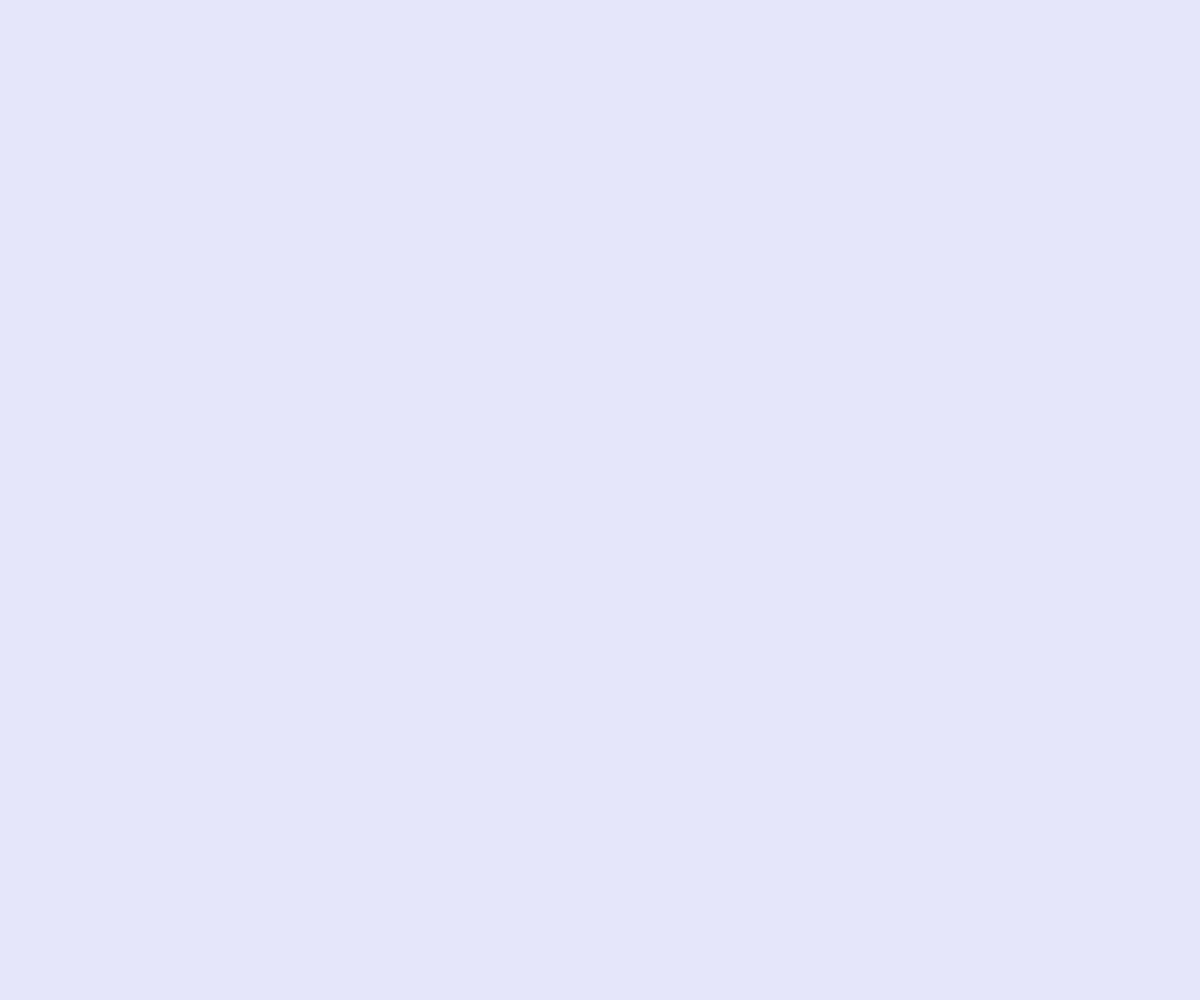
Frame 1 (no input)
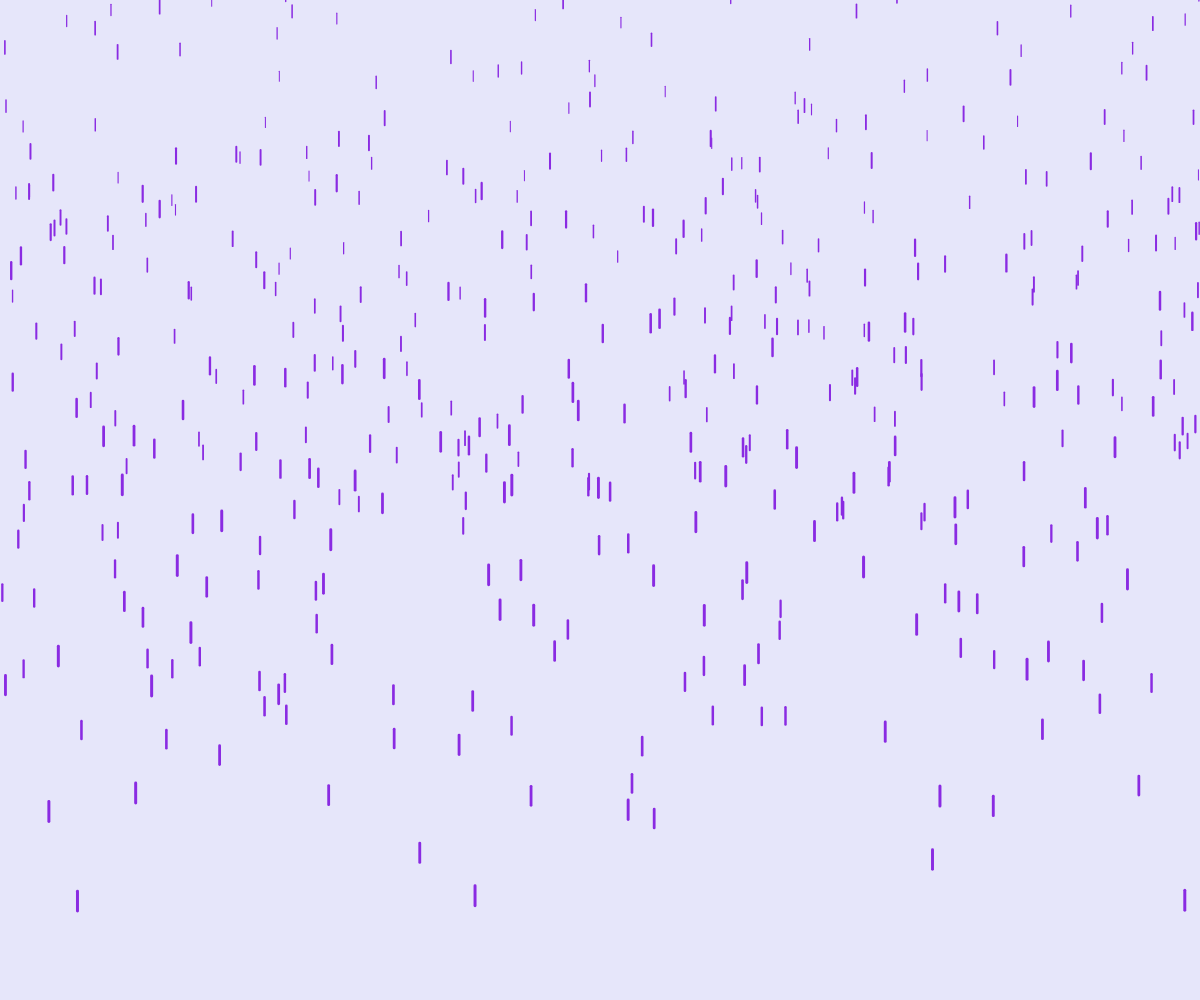
Frame 60 (no input)
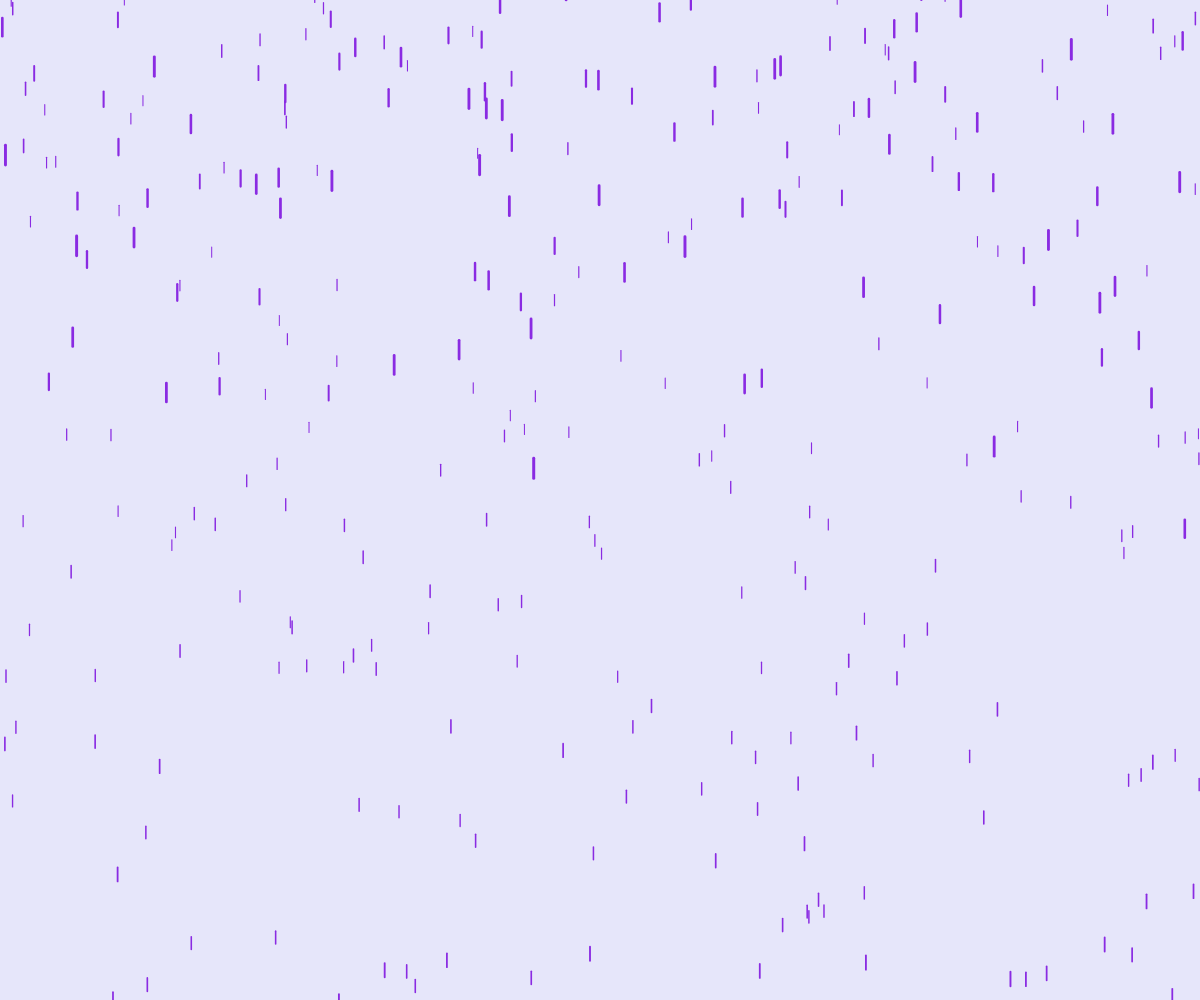
Frame 120 (the mouse pressed at the canvas centre since frame 60)

The p5.js sketch that drew these frames (run headless with seeded random() and noise() and a simulated clock; from frame 60 on, the mouse is pressed at the canvas centre):

// p5.js sketch
// ── sketch.js
const drops = [];
const dropsCount = 500;
function setup() {
  createCanvas(window.innerWidth, window.innerHeight);
  for (let i = 0; i < dropsCount; i++) {
    drops[i] = Drop();
  }
}

function draw() {
  background(230, 230, 250);
  drops.forEach((d) => {
    d.fall();
    d.show();
  });
}

function Drop() {
  const x = random(width);
  const properties = {x};
  const prototypes = {
    initialize,
    fall,
    show,
  };
  const drop = Object.assign(Object.create(prototypes), properties);
  drop.initialize();
  return drop;
}

function initialize() {
  const y = random(-500, -50);
  const z = random(0, 20);
  const yspeed = map(z, 0, 20, 4, 10);
  const length = map(z, 0, 20, 10, 20);
  const properties = {
    y,
    z,
    yspeed,
    length,
  };
  Object.assign(this, properties);
}

function fall() {
  this.y = this.y + this.yspeed;
  const gravity = map(this.z, 0, 20, 0, 0.2);
  this.yspeed = this.yspeed + gravity;
  if (this.y > height) {
    this.initialize();
  }
}

function show() {
  const {x, y, z, length} = this;
  const thick = map(z, 0, 20, 1, 3);
  strokeWeight(thick);
  stroke(138, 43, 226);
  line(x, y, x, y + length);
}
